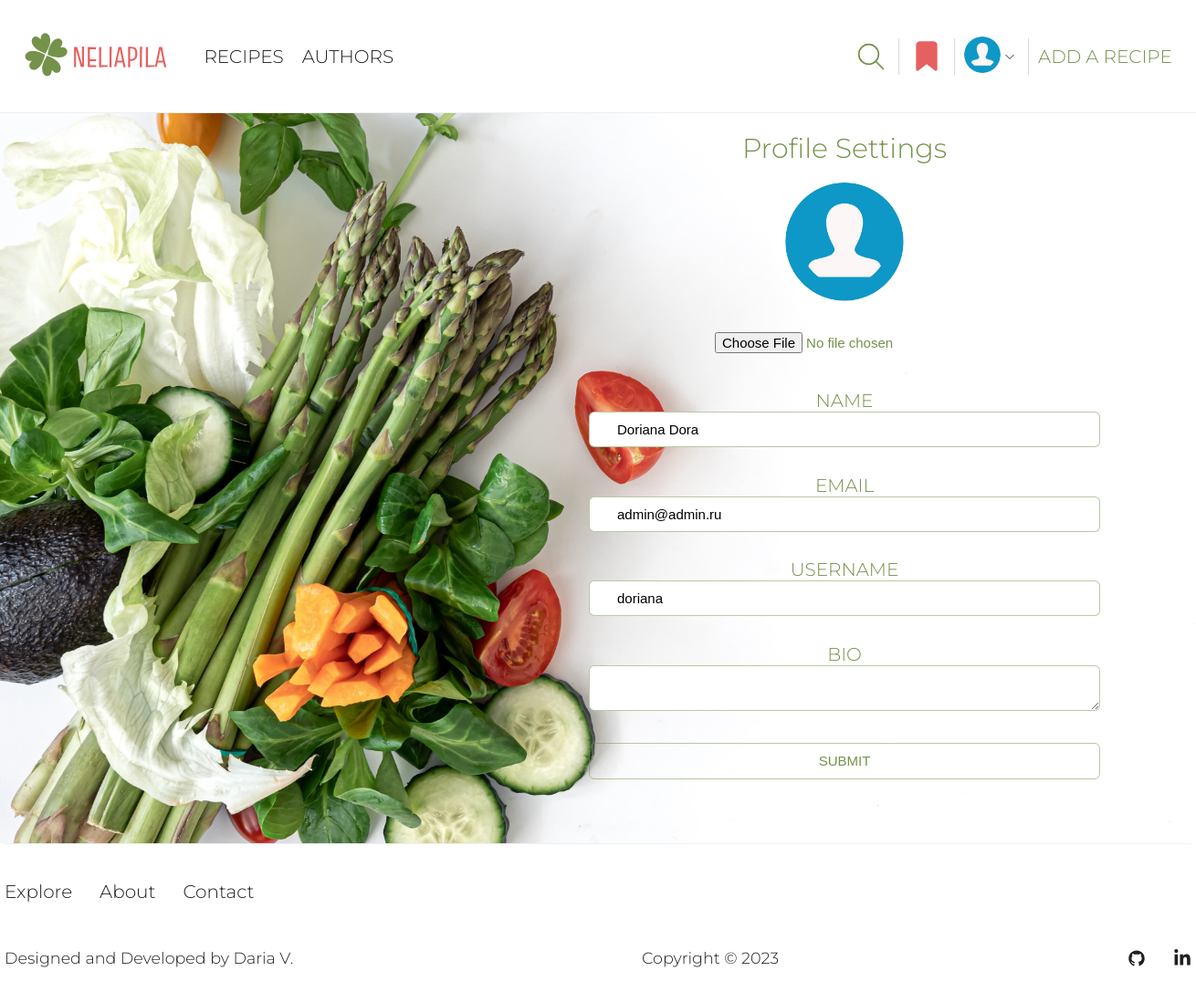
/profile/18/edit (signed in), run on an earlier commit of the app's database.
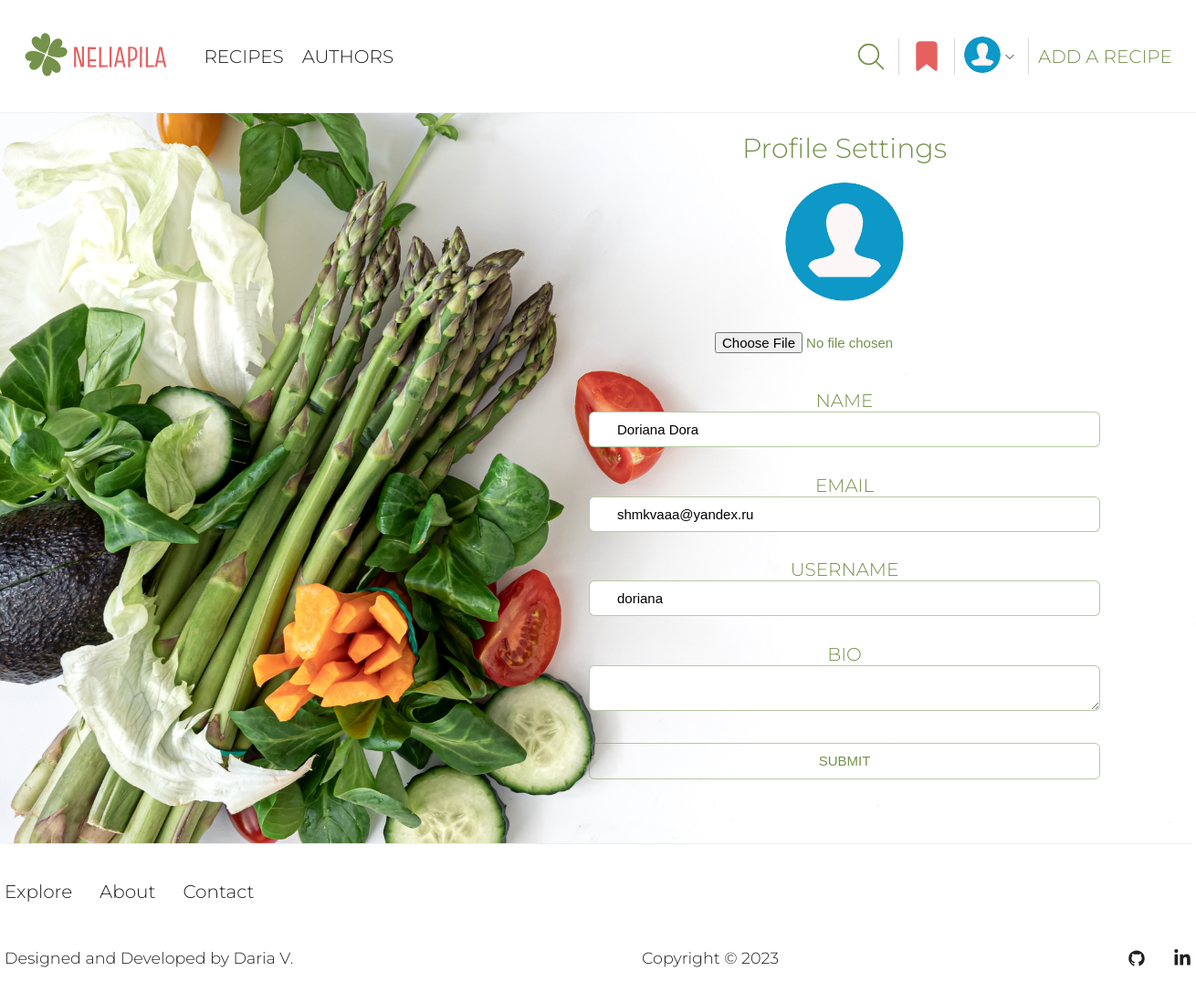
And on a later commit of the database.
### user/models.py (models this page shows, shortened)
class Profile(models.Model):
    user = models.OneToOneField(User, on_delete=models.CASCADE)
    name = models.CharField(max_length=50, null=True, blank=True)
    email = models.EmailField(max_length=500, blank=True, null=True, unique=True)
    username = models.CharField(max_length=50, blank=True, null=True)
    bio = models.TextField(blank=True, null=True)
    image = models.ImageField(upload_to='profiles/', blank=True, null=True, default='profiles/default-profile-pic.png')
    created = models.DateTimeField(auto_now_add=True)

### user/views.py (the view, shortened to what this page needs)
# urls.py: path('profile/<pk>/edit', views.edit_profile, name='edit-profile'),
@login_required(login_url='login')
def edit_profile(request, pk):
    profile = Profile.objects.get(user=request.user.pk)
    form = ProfileForm(instance=profile)
    context = {'form': form, 'profile': profile}
    return render(request, 'user/profile-form.html', context)

### user/forms.py (shortened to what this page needs)
class ProfileForm(ModelForm):
    class Meta:
        model = Profile
        exclude = ['user', 'created']
        labels = {'image': ''}
    def __init__(self, *args, **kwargs):
        super().__init__(*args, **kwargs)
        self.fields['image'].widget = forms.FileInput(attrs={'accept': 'image/*'})

### templates/user/profile-form.html (shortened to what this page needs)
{% extends 'base/base.html' %}
{% load static %}
{% block css %}
<link rel="stylesheet" href="{% static 'user/css/profile-settings.css' %}">
{% endblock %}
{% block content %}
<section class="profile-settings">
    <div class="settings container">
        <div class="settings-parts">
            <h1>Profile Settings</h1>
            <div class="profile-image-settings">
                <img src="{{ profile.image.url }}" alt="User`s image">
            </div>
            <div class="settings-form-block">
                <form action="{% url 'edit-profile' user.id %}" class="settings-form" method="POST"
                      enctype="multipart/form-data">
                    <div class="change-profile-pic">
                        {{ form.image }}
                    </div>
                    {% for field in form %}
                    {% if forloop.counter < 5 %}
                    <div class="form-field">
                        <label>{{ field.label }}</label>
                        <p>{{ field }}</p>
                    </div>
                    {% endif %}
                    {% endfor %}
                    <input class="submit btn" type="submit" value="Submit"/>
                </form>
            </div>
        </div>
    </div>
</section>
{% endblock %}

What changed in the data, as far as the page shows it:
changed Profile "Doriana Dora": email "admin@admin.ru" → "shmkvaaa@yandex.ru"
